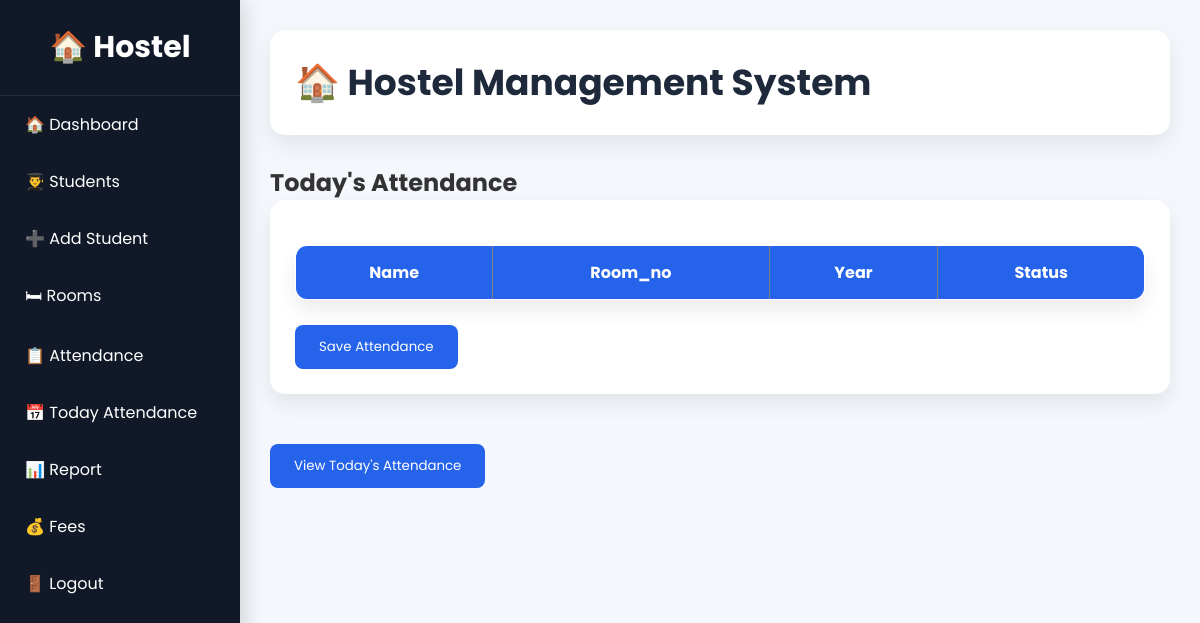
/attendance (signed in), run on an earlier commit of the app's database.
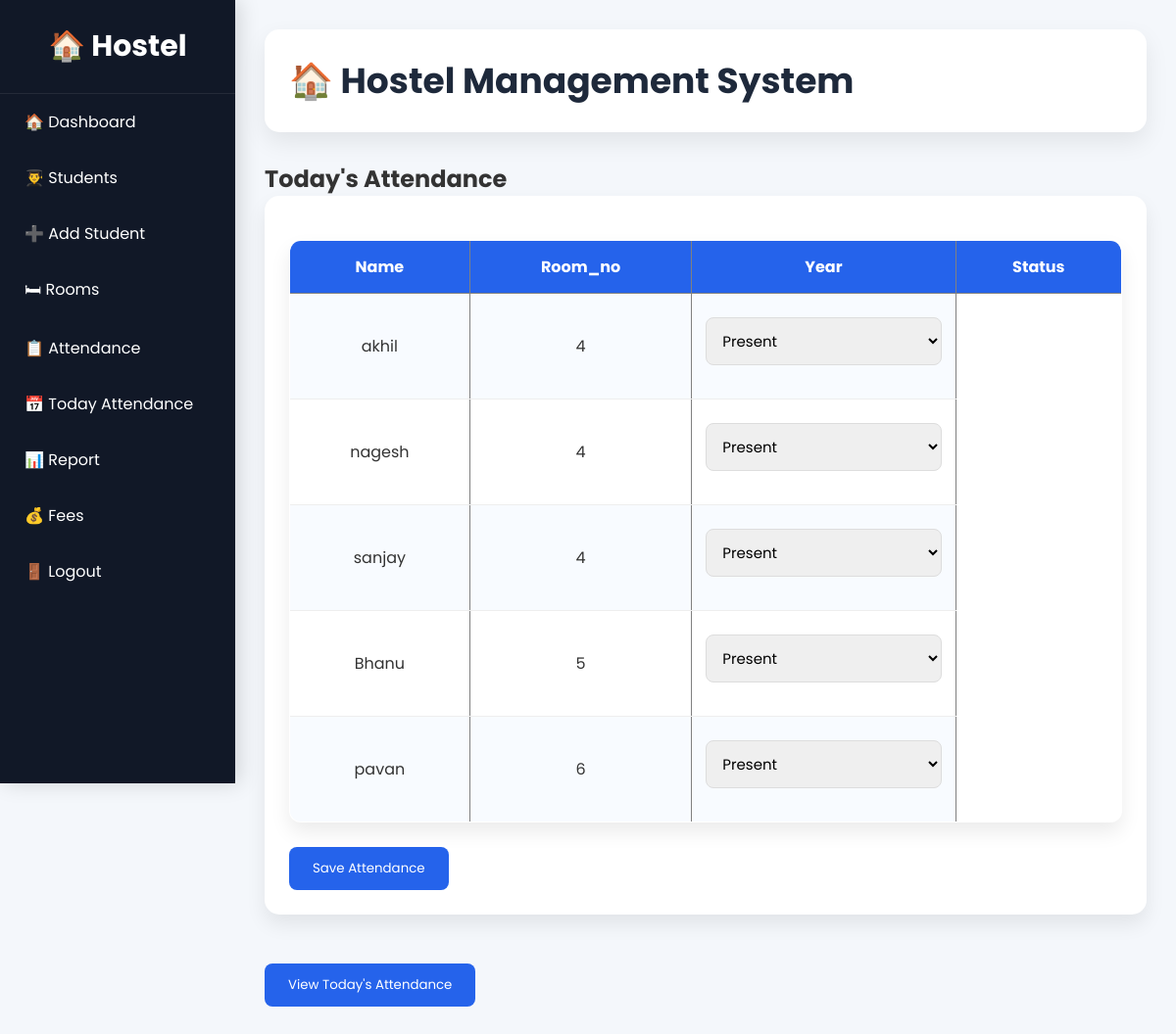
And on a later commit of the database.
### tables this page shows
CREATE TABLE students (
        id INTEGER PRIMARY KEY AUTOINCREMENT,
        name TEXT,
        gender TEXT,
        mobile TEXT,
        address TEXT,
        room_no INTEGER,
        year TEXT,
        department TEXT
    );

### app.py (the view, shortened to what this page needs)
@app.route("/attendance", methods=["GET", "POST"])
def attendance():
    if not is_logged_in():
        return redirect(url_for("login"))
    conn = get_db()
    cursor = conn.cursor()
    today = date.today().isoformat()
    cursor.execute("""
        SELECT *
        FROM students
        ORDER BY room_no, name
    """)
    students = cursor.fetchall()
    conn.close()
    return render_template(
        "attendance.html",
        students=students,
        today=today
    )

### app.py (called while the page is built)
def is_logged_in():
    return "user" in session

### database.py (called while the page is built)
def get_db():
    conn = sqlite3.connect(DATABASE)
    conn.row_factory = sqlite3.Row
    return conn

### templates/attendance.html (shortened to what this page needs)
{% extends "layout.html" %}
{% block content %}
<h2>Today's Attendance</h2>
<form method="POST">
    <table border="1" cellpadding="8">
        <tr>
            <th>Name</th>
            <th>Room_no</th>
            <th>Year</th>
            <th>Status</th>
        </tr>
        {% for student in students %}
        <tr>
            <td>{{ student.name }}</td>
            <td>{{ student.room_no}}</td>
            <td>
                <select name="status_{{ student.id }}">
                    <option value="Present">Present</option>
                </select>
            </td>
        </tr>
        {% endfor %}
    </table>
    <br>
    <button type="submit">
        Save Attendance
    </button>
</form>
<br><br>
<a href="{{ url_for('today_attendance') }}">
    <button>View Today's Attendance</button>
</a>
{% endblock %}

What changed in the data, as far as the page shows it:
added students: name "akhil", room_no "4", id "Present"
added students: name "nagesh", room_no "4", id "Present"
added students: name "sanjay", room_no "4", id "Present"
added students: name "Bhanu", room_no "5", id "Present"
added students: name "pavan", room_no "6", id "Present"
